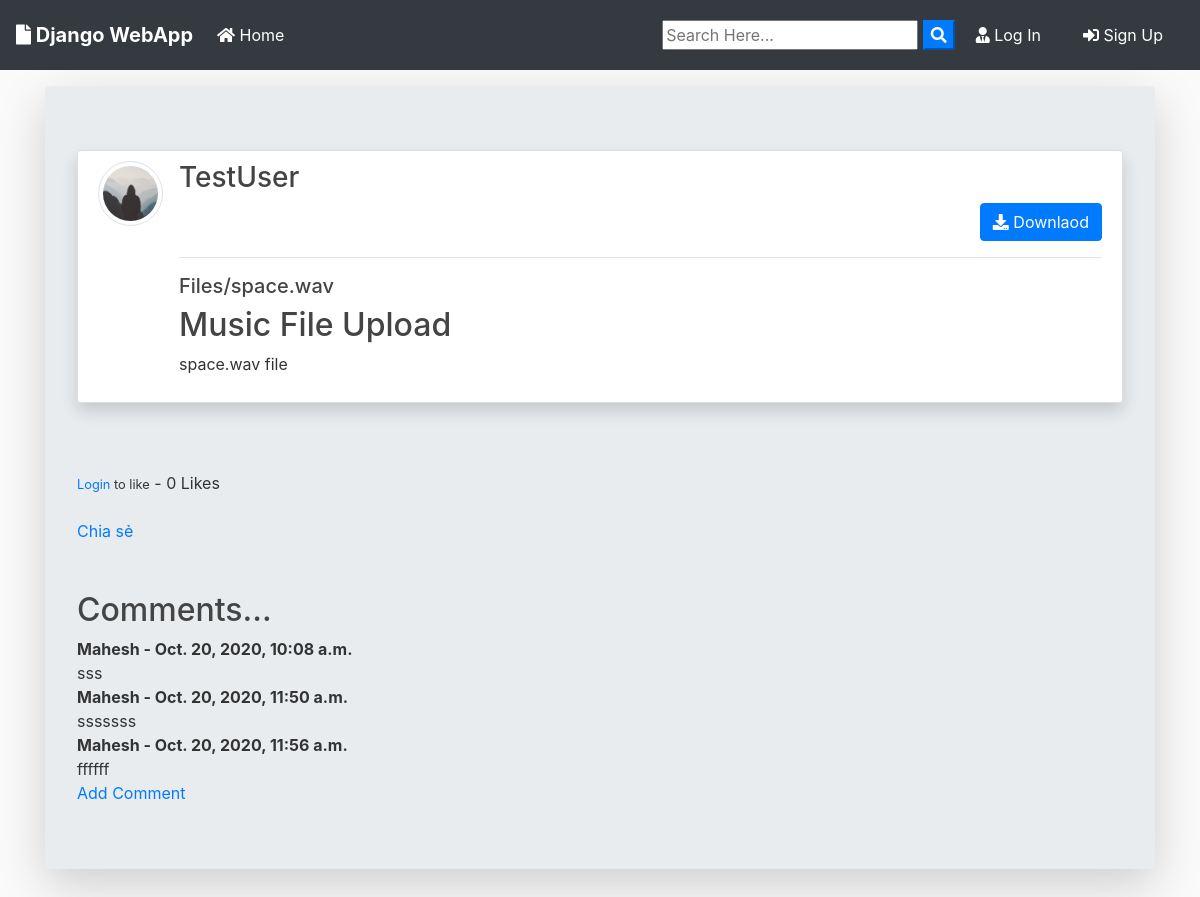
Screenshot of /post/3/ with the database file from the repository.
### blog/models.py (models this page shows, shortened)
class Post(models.Model):
    title = models.CharField(max_length=100)
    file = models.FileField(null=True,blank=True,upload_to='Files')
    content = models.TextField()
    date_posted = models.DateTimeField(default=timezone.now)
    author = models.ForeignKey(User, on_delete=models.CASCADE)
    like = models.ManyToManyField(User, related_name="blog_posts")
    def total_like(self):
        return self.like.count()
    def extension(self):
        name, extension = os.path.splitext(self.file.name)
        return extension

class Comment(models.Model):
    post = models.ForeignKey(Post, on_delete=models.CASCADE, related_name='comments')
    author = models.ForeignKey(settings.AUTH_USER_MODEL, on_delete=models.CASCADE)
    body = models.TextField()
    date = models.DateTimeField(auto_now_add=True)

### users/models.py (models this page shows, shortened)
class Profile(models.Model):
    user = models.OneToOneField(User, on_delete=models.CASCADE)
    image = models.ImageField(default='default.jpg', upload_to='profile_pics')

### blog/views.py (the view)
# urls.py: path('post/<int:pk>/', PostDetailView.as_view(), name='post-detail'),
class PostDetailView(DetailView):
    model = Post
    template_name = 'blog/post_detail.html'
    def get_context_data(self, *args, **kwargs):
        context = super(PostDetailView, self).get_context_data()
        stuff = get_object_or_404(Post, id=self.kwargs['pk'])
        total_like = stuff.total_like()
        liked = False
        if stuff.like.filter(id=self.request.user.id).exists():
            liked = True
        context["total_like"] = total_like
        context["liked"] = liked
        return context

### blog/templates/blog/post_detail.html (shortened to what this page needs)
{% extends "blog/base.html" %}
{% block content %}
<div class="jumbotron mt-3 shadow-lg">
  <article class="media content-section shadow ">
    <a href="{{ object.author.profile.image.url }} " target="_blank"> <img src="{{ object.author.profile.image.url }}  "
        alt="" class="article-img rounded-circle img-thumbnail img-fluid">
    </a>
    <div class="media-body">
      <div class="">
        <div class="d-flex justify-content-between">
          <a class="mr-2 mt-0 mb-0  text-dark" href="{% url 'user-posts' object.author.username  %}">
            <h3>{{ object.author }}</h3>
          </a>
        </div>
        {% if object.author != user %}
        <div class="form-group mt-0 pt-0 d-flex justify-content-end">
          <a href="{{ object.file.url }}" download class="btn btn-primary flex-last" type="submit"><i
              class="fas fa-download"></i> Downlaod</a>
        </div>
        {% endif %}
        <hr>
      </div>
      <div>
        {% if object.file %}
        {% if object.extension == '.jpg' or object.extension == 'jpeg' or object.extension == 'png' %}
        <a href="{{ object.file.url }}" download><img src="{{ object.file.url }}" alt="" class="img-fluid "></a>
        <a href="{{ object.file.url }}" download class="text-dark">
          <h5>{{ object.file }}</h5>
        </a>
        {% else %}
        <a href="{{ object.file.url }}" download class="text-dark">
          <h5>{{ object.file }}</h5>
        </a>
        {% endif %}
        {% endif %}
      </div>
      <h2>{{ object.title }}</h2>
      <p class="article-content">{{ object.content }}</p>
    </div>
  </article>
  <br /><br />
  <form action="{% url 'like-post' post.pk %}" method="POST">
    {% if user.is_authenticated %}
    {% if liked %}
    <button type="submit" name="post_id" value="{{ post.id }}" class="btn btn-danger btn-sm">Unlike</button>
    {% else %}
    <button type="submit" name="post_id" value="{{ post.id }}" class="btn btn-primary btn-sm">Like</button>
    {% endif %}
    {% else %}
      <small><a href="{% url 'login' %}">Login</a> to like</small>
    {% endif %}
    - {{total_like}} Likes
  </form>
  <br />
  <div class="fb-share-button" data-href="http://127.0.0.1:8000/post/{{post.id}}" data-layout="button_count" data-size="large"><a target="_blank" href="https://www.facebook.com/sharer/sharer.php?u=https%3A%2F%2Fdevelopers.facebook.com%2Fdocs%2Fplugins%2F&amp;src=sdkpreparse" class="fb-xfbml-parse-ignore">Chia sẻ</a></div>
  <br /><br />
  <h2>Comments...</h2>
  {% if not post.comments.all %}
  No Comments yet...<a href="{% url 'add-comment' post.pk %}">
    Add one</a>
  {% else %}
  {% for comment in post.comments.all%}
  <strong>
    {{ comment.author }} -
    {{ comment.date }}
  </strong>
  <br />
  {{ comment.body }}
  <br />
  {% endfor %}
  <a href="{% url 'add-comment' post.pk %}">Add Comment</a>
  <br />
  {% endif %}
  {% endblock content %}

### blog/static/blog/main.css (style rules this page uses)
body { background: #fafafa; color: #333333; margin-top: 0; }
h1, h2, h3, h4, h5, h6 { color: #444444; }
.content-section { background: #ffffff; padding: 10px 20px; border: 1px solid #dddddd; border-radius: 3px; margin-bottom: 20px; }
.article-content { white-space: pre-line; }
.article-img { height: 65px; width: 65px; margin-right: 16px; }

### rows the page displays
Post: author.profile.image (placeholder picture), author "TestUser", file "Files/space.wav", title "Music File Upload", content "space.wav file"
Comment: author "Mahesh", date "Oct. 20, 2020, 10:08 a.m.", body "sss"
Comment: author "Mahesh", date "Oct. 20, 2020, 11:50 a.m.", body "sssssss"
Comment: author "Mahesh", date "Oct. 20, 2020, 11:56 a.m.", body "ffffff"

### other values shown
{{ total_like }} "0"
